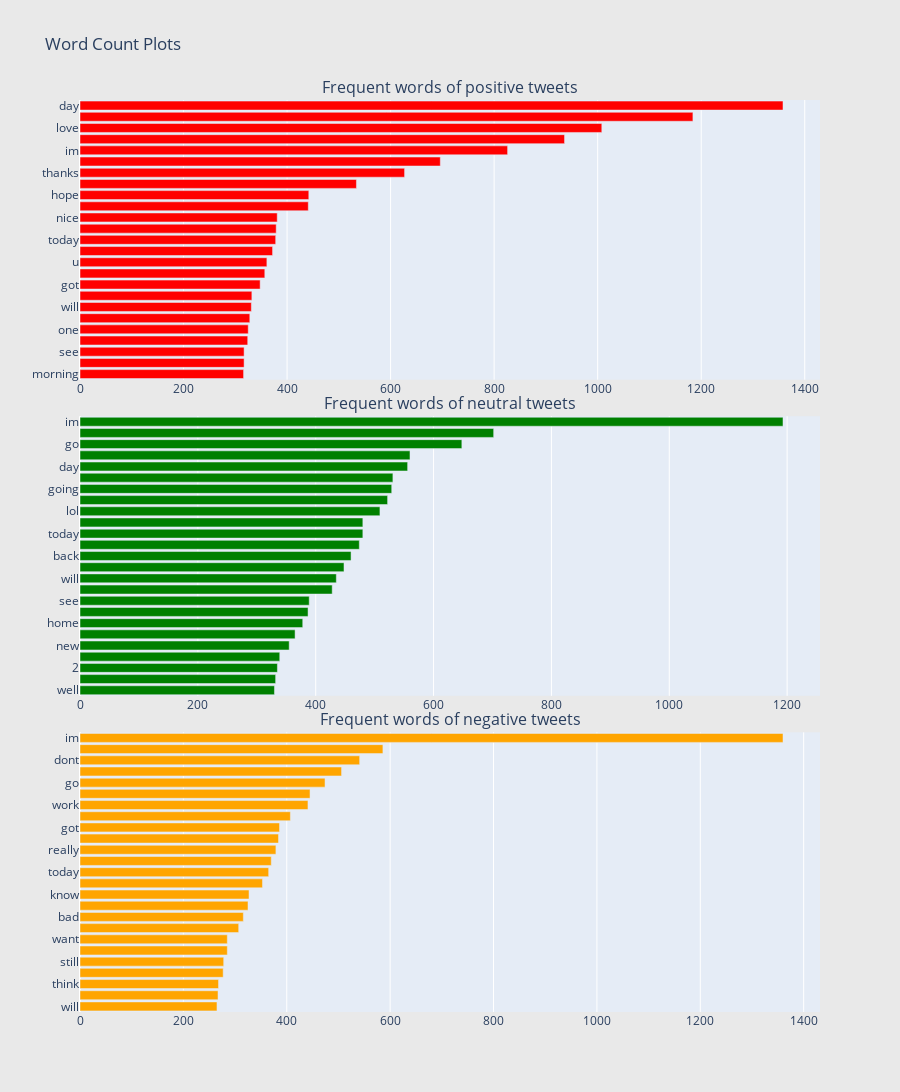

Notebook cell for this chart:
### Markdown cell above
# 2.Ngram Analysis: <br>

### Code cell
from collections import defaultdict
train0_df = train[train["sentiment"]=='positive'].dropna().append(test[test["sentiment"]=='positive'].dropna())
train1_df = train[train["sentiment"]=='neutral'].dropna().append(test[test["sentiment"]=='neutral'].dropna())
train2_df = train[train["sentiment"]=='negative'].dropna().append(test[test["sentiment"]=='neutral'].dropna())

## custom function for ngram generation ##
def generate_ngrams(text, n_gram=1):
    token = [token for token in text.lower().split(" ") if token != "" if token not in STOPWORDS]
    ngrams = zip(*[token[i:] for i in range(n_gram)])
    return [" ".join(ngram) for ngram in ngrams]

## custom function for horizontal bar chart ##
def horizontal_bar_chart(df, color):
    trace = go.Bar(
        y=df["word"].values[::-1],
        x=df["wordcount"].values[::-1],
        showlegend=False,
        orientation = 'h',
        marker=dict(
            color=color,
        ),
    )
    return trace

## Get the bar chart from sincere questions ##
freq_dict = defaultdict(int)
for sent in train0_df["text"]:
    for word in generate_ngrams(sent):
        freq_dict[word] += 1
fd_sorted = pd.DataFrame(sorted(freq_dict.items(), key=lambda x: x[1])[::-1])
fd_sorted.columns = ["word", "wordcount"]
trace0 = horizontal_bar_chart(fd_sorted.head(25), 'red')

## Get the bar chart from insincere questions ##
freq_dict = defaultdict(int)
for sent in train1_df["text"]:
    for word in generate_ngrams(sent):
        freq_dict[word] += 1
fd_sorted = pd.DataFrame(sorted(freq_dict.items(), key=lambda x: x[1])[::-1])
fd_sorted.columns = ["word", "wordcount"]
trace1 = horizontal_bar_chart(fd_sorted.head(25), 'green')

## Get the bar chart from sincere questions ##
freq_dict = defaultdict(int)
for sent in train2_df["text"]:
    for word in generate_ngrams(sent):
        freq_dict[word] += 1
fd_sorted = pd.DataFrame(sorted(freq_dict.items(), key=lambda x: x[1])[::-1])
fd_sorted.columns = ["word", "wordcount"]
trace2 = horizontal_bar_chart(fd_sorted.head(25), 'orange')

# Creating two subplots
fig = tools.make_subplots(rows=3, cols=1, vertical_spacing=0.04,
                          subplot_titles=["Frequent words of positive tweets", "Frequent words of neutral tweets",
                                          "Frequent words of negative tweets"])
fig.append_trace(trace0, 1, 1)
fig.append_trace(trace1, 2, 1)
fig.append_trace(trace2, 3, 1)
fig['layout'].update(height=1200, width=900, paper_bgcolor='rgb(233,233,233)', title="Word Count Plots")
iplot(fig, filename='word-plots')

### Figure 1 — Plotly figure (JSON) as saved in the notebook; plotly's stock layout.template omitted (floating-point values rounded to 4 significant figures)
{"data": [{"marker": {"color": "red"}, "orientation": "h", "showlegend": false, "type": "bar", "x": [316, 317, 317, 324, 325, 328, 331, 332, 348, 357, 361, 372, 378, 379, 381, 441, 442, 534, 627, 696, 826, 936, 1008, 1184, 1358], "xaxis": "x", "y": ["morning", "going", "see", "time", "one", "go", "will", "really", "got", "night", "u", "lol", "today", "fun", "nice", "now", "hope", "great", "thanks", "mothers", "im", "happy", "love", "good", "day"], "yaxis": "y"}, {"marker": {"color": "green"}, "orientation": "h", "showlegend": false, "type": "bar", "x": [330, 332, 335, 339, 355, 365, 378, 387, 389, 428, 435, 448, 460, 474, 480, 480, 509, 522, 529, 531, 556, 560, 648, 702, 1193], "xaxis": "x2", "y": ["well", "think", "2", "good", "new", "want", "home", "cant", "see", "u", "will", "one", "back", "time", "today", "know", "lol", "got", "going", "work", "day", "dont", "go", "now", "im"], "yaxis": "y2"}, {"marker": {"color": "orange"}, "orientation": "h", "showlegend": false, "type": "bar", "x": [265, 267, 268, 277, 278, 285, 285, 307, 316, 325, 327, 353, 365, 370, 379, 384, 386, 407, 441, 445, 474, 506, 541, 586, 1360], "xaxis": "x3", "y": ["will", "hate", "think", "time", "still", "back", "want", "feel", "bad", "one", "know", "sorry", "today", "day", "really", "going", "got", "sad", "work", "miss", "go", "cant", "dont", "now", "im"], "yaxis": "y3"}], "layout": {"annotations": [{"font": {"size": 16}, "showarrow": false, "text": "Frequent words of positive tweets", "x": 0.5, "xanchor": "center", "xref": "paper", "y": 1, "yanchor": "bottom", "yref": "paper"}, {"font": {"size": 16}, "showarrow": false, "text": "Frequent words of neutral tweets", "x": 0.5, "xanchor": "center", "xref": "paper", "y": 0.6533, "yanchor": "bottom", "yref": "paper"}, {"font": {"size": 16}, "showarrow": false, "text": "Frequent words of negative tweets", "x": 0.5, "xanchor": "center", "xref": "paper", "y": 0.3067, "yanchor": "bottom", "yref": "paper"}], "height": 1200, "paper_bgcolor": "rgb(233,233,233)", "title": {"text": "Word Count Plots"}, "width": 900, "xaxis": {"anchor": "y", "domain": [0, 1]}, "xaxis2": {"anchor": "y2", "domain": [0, 1]}, "xaxis3": {"anchor": "y3", "domain": [0, 1]}, "yaxis": {"anchor": "x", "domain": [0.6933, 1]}, "yaxis2": {"anchor": "x2", "domain": [0.3467, 0.6533]}, "yaxis3": {"anchor": "x3", "domain": [0, 0.3067]}}}
